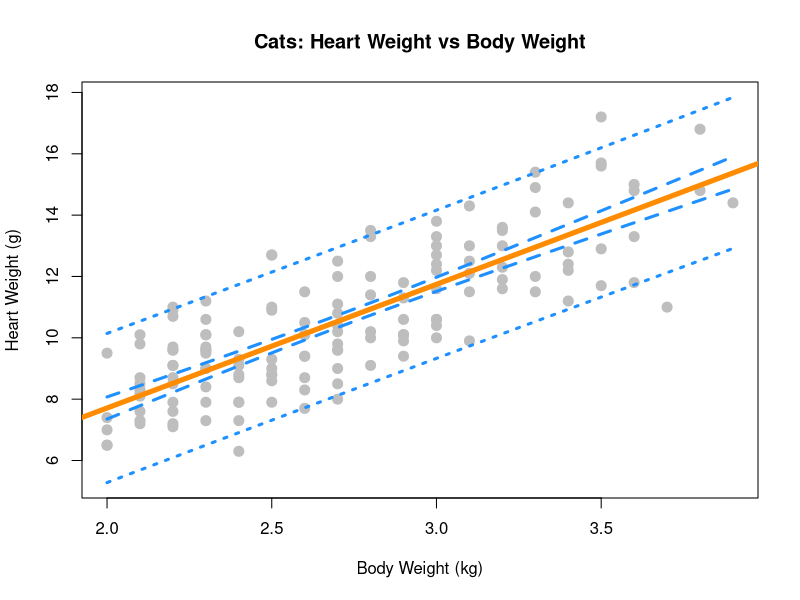
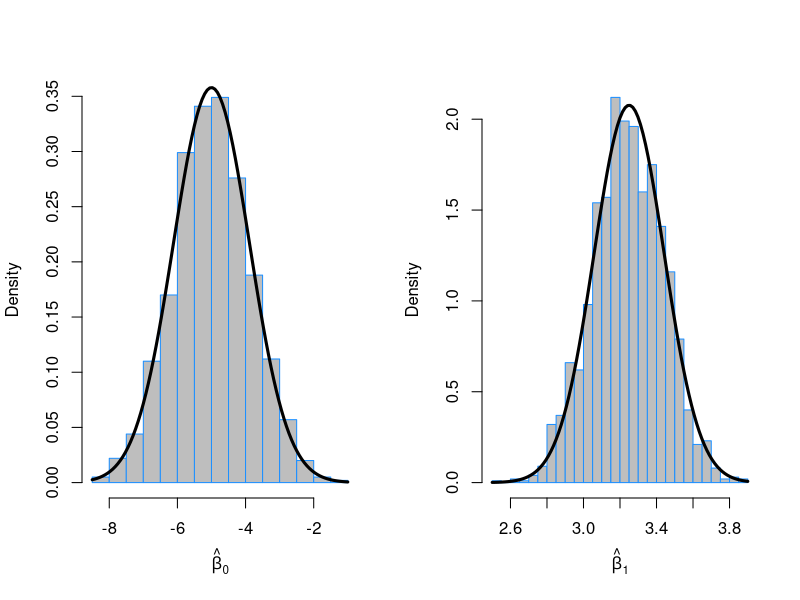

Write the R code that produced these figures, in order.
## ---- chunk 1
library(MASS)
cat_model = lm(Hwt ~ Bwt, data = cats)
summary(cat_model)
summary(cat_model)$coefficients["Bwt", "t value"] #test statistic
summary(cat_model)$coefficients["Bwt", "Pr(>|t|)"] #p-value
## ---- chunk 2
confint(cat_model, "Bwt", level = 0.90)
## ---- chunk 3
confint(cat_model, "(Intercept)", level = 0.99)
## ---- chunk 4
new_body_weights = data.frame(Bwt = c(2.1, 2.8))
(heart_weight_ci = predict(cat_model, newdata = new_body_weights, 
                           interval = c("confidence"), level = 0.99))
## ---- chunk 5
mean(cats$Bwt)
range(cats$Bwt)
## ---- chunk 6
heart_weight_ci = unname(heart_weight_ci) # removes name information for future display
heart_weight_ci[, 2:3]
diff(heart_weight_ci[1, 2:3])
diff(heart_weight_ci[2, 2:3])
diff(heart_weight_ci[1, 2:3]) < diff(heart_weight_ci[2, 2:3])
## ---- chunk 7
new_body_weights = data.frame(Bwt = c(2.8, 4.2))
(heart_weight_pi = predict(cat_model, newdata = new_body_weights, 
                           interval = c("prediction"), level = 0.99))
## ---- chunk 8
heart_weight_pi = unname(heart_weight_pi)
diff(heart_weight_ci[2, 2:3]) < diff(heart_weight_pi[1, 2:3])
## ---- chunk 9
bw_grid = seq(min(cats$Bwt), max(cats$Bwt), by = 0.01)

hw_ci_band = predict(cat_model, newdata = data.frame(Bwt = bw_grid), 
                     interval = "confidence", level = 0.90) 
hw_pi_band = predict(cat_model, newdata = data.frame(Bwt = bw_grid), 
                     interval = "prediction", level = 0.90) 

plot(Hwt ~ Bwt, data = cats,
     xlab = "Body Weight (kg)", 
     ylab = "Heart Weight (g)",
     main = "Cats: Heart Weight vs Body Weight",
     pch  = 20,
     cex  = 2,
     col  = "grey",
     ylim = c(min(hw_pi_band), max(hw_pi_band)))

abline(cat_model, lwd = 5, col = "darkorange")
lines(bw_grid, hw_ci_band[,"lwr"], col = "dodgerblue", lwd = 3, lty = 2)
lines(bw_grid, hw_ci_band[,"upr"], col = "dodgerblue", lwd = 3, lty = 2)
lines(bw_grid, hw_pi_band[,"lwr"], col = "dodgerblue", lwd = 3, lty = 3)
lines(bw_grid, hw_pi_band[,"upr"], col = "dodgerblue", lwd = 3, lty = 3)
## ---- chunk 10
B = coefficients(cat_model)[2]
SE = summary(cat_model)$coefficients["Bwt", "Std. Error"]
TS = (B - 4) / SE
n = length(resid(cat_model)) 
p_val = 2 * pt(abs(TS), df = n - 2, lower.tail = FALSE)
## ---- chunk 11
data(Ozone, package = "mlbench")
Ozone = Ozone[, c(4, 6, 7, 8)]
colnames(Ozone) = c("ozone", "wind", "humidity", "temp")
Ozone = Ozone[complete.cases(Ozone), ]
## ---- chunk 12
ozone_wind_model = lm(ozone ~ wind, data = Ozone)
summary(ozone_wind_model)$coefficients["wind", "t value"] # test statistic
summary(ozone_wind_model)$coefficients["wind", "Pr(>|t|)"] # p-value
## ---- chunk 13
ozone_temp_model = lm(ozone ~ temp, data = Ozone)
summary(ozone_temp_model)$coefficients["temp", "t value"] # test statistic
summary(ozone_temp_model)$coefficients["temp", "Pr(>|t|)"] # p-value
## ---- chunk 14
birthday = 18760613
set.seed(birthday)
n = 50
x = seq(0, 10, length = n)
## ---- chunk 15
beta_0    = -5
beta_1    = 3.25
sigma     = 4
true_line = beta_0 + beta_1 * x

num_sim   = 2000
beta_hats = matrix(0, num_sim, 2)
for (i in 1:num_sim) {
  y = true_line + rnorm(n, mean = 0, sd = sigma)
  beta_hats[i, ] = coef(lm(y ~ x))
}

beta_0_hats = beta_hats[, 1]
beta_1_hats = beta_hats[, 2]
## ---- chunk 16
Sxx = sum((x - mean(x)) ^ 2)
## ---- chunk 17
# setup plotting
par(mfrow = c(1, 2))

# create plot for beta-0
hist(beta_0_hats, breaks = 25, col = "grey", border = "dodgerblue", 
     prob = TRUE, xlab = expression(hat(beta)[0]), main = "")
e_beta_0_hat  = beta_0
sd_beta_0_hat = sigma * sqrt(1 / n + mean(x) ^ 2 / Sxx)
curve(dnorm(x, mean = e_beta_0_hat, sd = sd_beta_0_hat), add = TRUE, lwd = 3)

# create plot for beta-1
hist(beta_1_hats, breaks = 25, col = "grey", border = "dodgerblue", 
     prob = TRUE, xlab = expression(hat(beta)[1]), main = "")
e_beta_1_hat  = beta_1
sd_beta_1_hat = sigma / sqrt(Sxx)
curve(dnorm(x, mean = e_beta_1_hat, sd = sd_beta_1_hat), add = TRUE, lwd = 3)
## ---- chunk 18
birthday = 18760613
set.seed(birthday)
n = 25
x = seq(0, 2.5, length = n)
## ---- chunk 19
beta_0    = 5
beta_1    = 2
sigma     = 3
true_line = beta_0 + beta_1 * x

num_sim    = 2500
beta_hat_1 = rep(0, num_sim)
s_e        = rep(0, num_sim)

for (i in 1:num_sim) {
  y             = true_line + rnorm(n, 0, sigma)
  beta_hat_1[i] = coef(lm(y ~ x))[2]
  s_e[i]        = summary((lm(y ~ x)))$sigma
}
## ---- chunk 20
alpha = 0.05
t_crit_95 = -qt(alpha / 2, df = n - 2)
Sxx = sum((x - mean(x)) ^ 2)

lower_95 = beta_hat_1 - t_crit_95 * s_e / sqrt(Sxx)
upper_95 = beta_hat_1 + t_crit_95 * s_e / sqrt(Sxx)
## ---- chunk 21
mean(lower_95 < 2 & 2 < upper_95)
## ---- chunk 22
1 - mean(lower_95 < 0 & 0 < upper_95)
## ---- chunk 23
alpha = 0.01
t_crit_99 = -qt(alpha / 2, df = n - 2)
Sxx = sum((x - mean(x)) ^ 2)

lower_99 = beta_hat_1 - t_crit_99 * s_e / sqrt(Sxx)
upper_99 = beta_hat_1 + t_crit_99 * s_e / sqrt(Sxx)
## ---- chunk 24
mean(lower_99 < 2 & 2 < upper_99)
## ---- chunk 25
1 - mean(lower_99 < 0 & 0 < upper_99)
## ---- chunk 26
calc_pred_int = function(model, newdata, level = 0.95) {
  
  # calculations for specified level 
  n = length(resid(model))
  alpha = 1 - level
  t = abs(qt(alpha / 2, df = n - 2))
  
  # deconstructing 95% CI
  t_95 = abs(qt(0.05 / 2, df = n - 2))
  int_95 = predict(model, newdata, interval = "prediction")
  lower_95 = int_95[2]
  upper_95 = int_95[3]
  margin_95 = (int_95[3] - int_95[2]) / 2
  
  # results needed from 95% CI
  est = int_95[1]
  SE = margin_95 / t_95
  
  # constructing requested interval
  c(estimate = est,
    lower = est - t * SE,
    upper = est + t * SE)
}
## ---- chunk 27
newcat_1 = data.frame(Bwt = 4.0)
calc_pred_int(cat_model, newcat_1)
## ---- chunk 28
newcat_2 = data.frame(Bwt = 3.3)
calc_pred_int(cat_model, newcat_2, level = 0.99)
